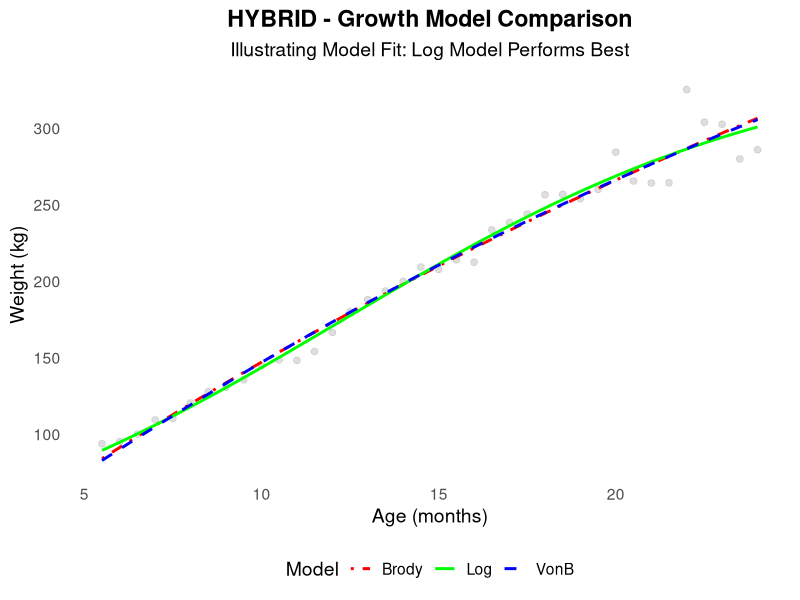
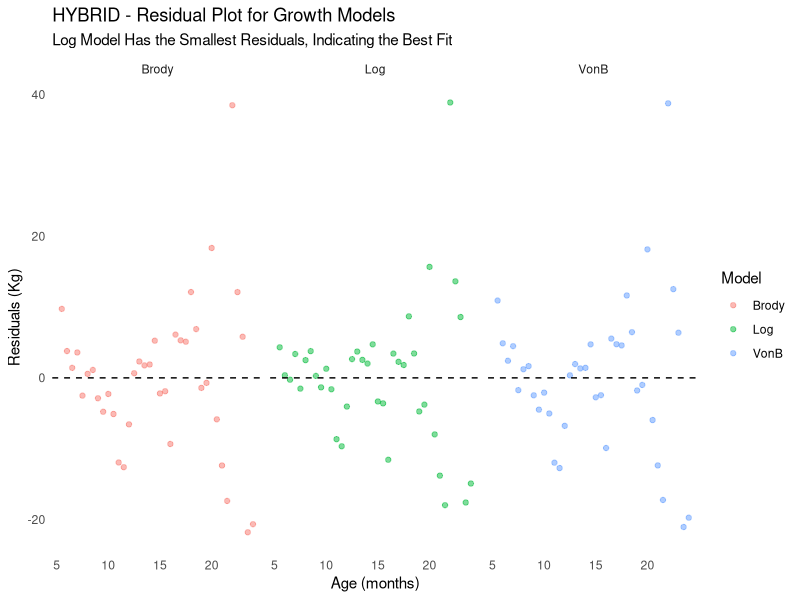
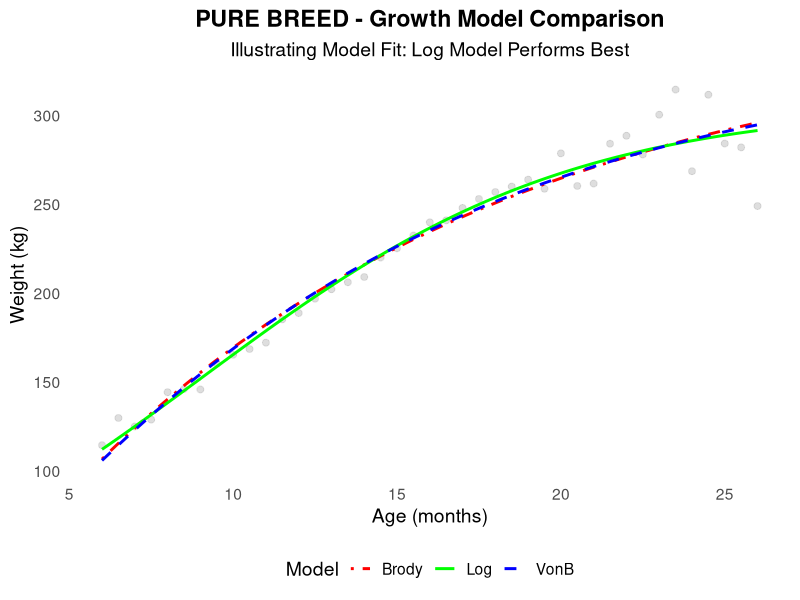
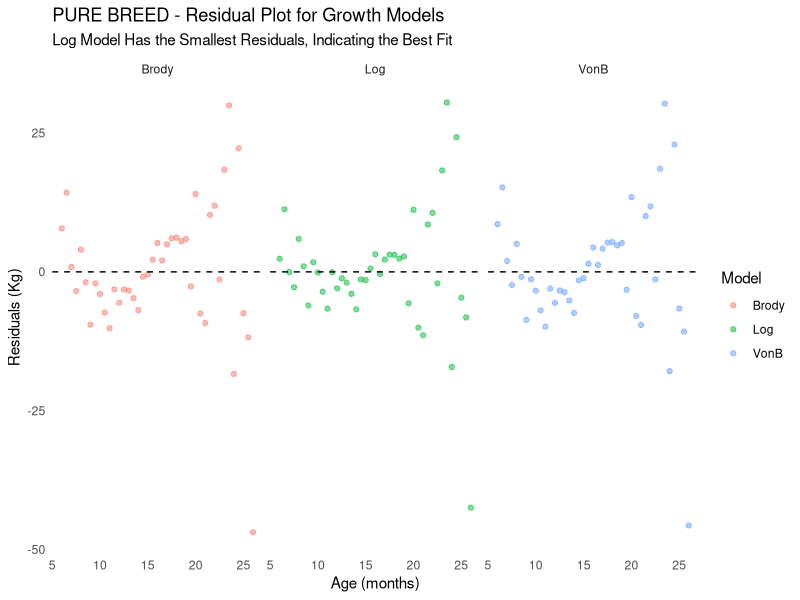
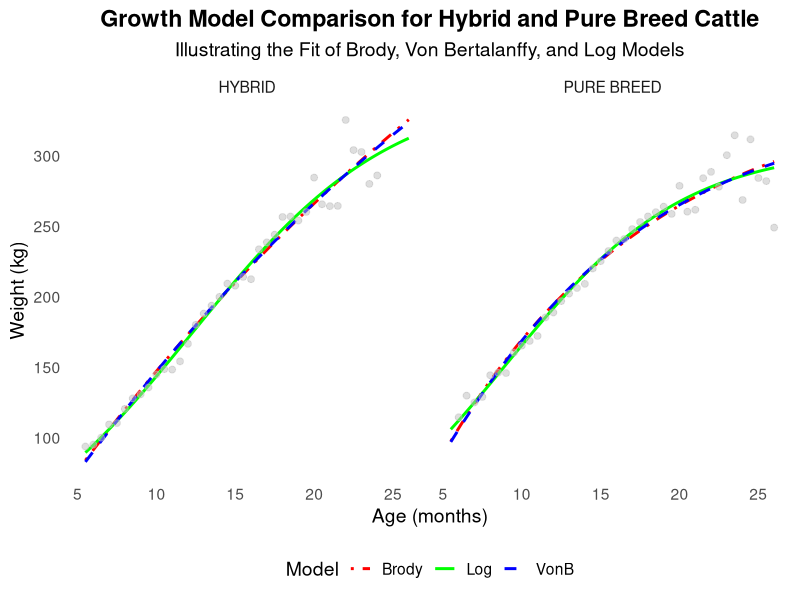

These figures' R source, in order:
# Livestock Growth Modelling Analysis
# Yusuf Omotosho
# 2024-05-23

# Set CRAN mirror
options(repos = c(CRAN = "https://cloud.r-project.org/"))

# Install and Load Required Packages
required_packages <- c("minpack.lm", "tidyverse", "readxl")

# Load libraries
library(nlme)
library(minpack.lm)
library(ggplot2)
library(dplyr)
library(readxl)
library(tidyr)
library(purrr)

# Load dataset
cattle_data <- read_excel("cattle_dataset.xlsx")

# Data Overview
print(head(cattle_data))
cat("\nStructure of the Data:\n")
str(cattle_data)

cat("\nSummary Statistics:\n")
print(summary(cattle_data))

# Breed type occurrences
breed_summary <- cattle_data %>% count(Breed_Group, name = "Occurrences")
print(breed_summary)

# Data Quality Checks
# Display any rows with non-finite values for diagnostic purposes
non_finite_rows <- cattle_data %>%
  filter(
    !is.finite(Age_Months) |  # Check for non-finite Age
    !is.finite(Weight_Kg) # Check for non-finite Weight
  )

if (nrow(non_finite_rows) > 0) {
  message("Non-finite values detected. Below are the rows with issues:")
  print(non_finite_rows)
} else {
  message("No non-finite values detected.")
}

# Check for missing values
cat("Missing Values:\n")
print(colSums(is.na(cattle_data)))

# Check for duplicate rows
cat("Duplicate Rows:\n")
print(nrow(cattle_data) - nrow(distinct(cattle_data)))

# Check for outliers using Z-score method
z_scores_Weight <- scale(cattle_data$Weight_Kg)
outliers_Weight <- which(abs(z_scores_Weight) > 3)
cat("Outliers Detected (Weight):\n")
print(outliers_Weight)

z_scores_age <- scale(cattle_data$Age_Months)
outliers_age <- which(abs(z_scores_age) > 3)
cat("Outliers Detected (Age):\n")
print(outliers_age)

# Growth Models
brody_model <- function(Age_Months, A, B, k) A * (1 - B * exp(-k * Age_Months))
vonB_model <- function(Age_Months, A, B, k) A * (1 - exp(-k * Age_Months))^B
log_model <- function(Age_Months, A, B, k) A / (1 + B * exp(-k * Age_Months))

# Model Fitting Function
fit_model <- function(model_func, data) {
  nlsLM(Weight_Kg ~ model_func(Age_Months, A, B, k), 
        data = data,
        start = list(A = 730, B = 0.5, k = 0.01),
        control = nls.lm.control(maxiter = 1000))
}

# Fit models per Breed Group
cattle_list <- split(cattle_data, cattle_data$Breed_Group)
fits <- lapply(cattle_list, function(df) {
  list(
    brody = fit_model(brody_model, df),
    vonB  = fit_model(vonB_model, df),
    log   = fit_model(log_model, df)
  )
})
names(fits) <- names(cattle_list)

# Print results
print(fits)

# Extract Parameters
# Function to extract coefficients from the fitted model
extract_params <- function(model) {
  as.data.frame(summary(model)$coefficients)  # Convert to a structured data frame
}

# Extract parameters for all models
params <- lapply(fits, function(models) {
  list(
    brody = extract_params(models$brody),
    vonB  = extract_params(models$vonB),
    log   = extract_params(models$log)
  )
})

# Convert list structure to a data frame
params_df <- do.call(rbind, lapply(names(params), function(name) {
  data.frame(
    Breed_Group  = name,
    brody_params = paste(capture.output(print(params[[name]]$brody)), collapse = " "),
    vonB_params  = paste(capture.output(print(params[[name]]$vonB)), collapse = " "),
    log_params   = paste(capture.output(print(params[[name]]$log)), collapse = " ")
  )
}))

# Print the formatted results
print(params_df)

# Model Comparison

# Function to compare models and extract AIC, BIC, and R²
compare_models <- function(model) {
  # Handle errors and non-converged models safely
  result <- tryCatch({
    if (!model$convInfo$isConv) return(c(AIC = NA, BIC = NA, R2 = NA))
    
    residuals <- model$m$resid()
    fitted <- model$m$fitted()
    actuals <- fitted + residuals
    
    AIC_val <- AIC(model)
    BIC_val <- BIC(model)
    R2_val <- 1 - sum(residuals^2) / sum((actuals - mean(actuals))^2)
    
    return(c(AIC = AIC_val, BIC = BIC_val, R2 = R2_val))
  }, error = function(e) {
    return(c(AIC = NA, BIC = NA, R2 = NA))
  })
  
  return(result)
}

# Apply `compare_models()` to each model in `fits`
model_metrics <- do.call(rbind, lapply(names(fits), function(name) {
  data.frame(
    Breed_Group   = name,
    brody_AIC     = compare_models(fits[[name]]$brody)["AIC"],
    brody_BIC     = compare_models(fits[[name]]$brody)["BIC"],
    brody_R2      = compare_models(fits[[name]]$brody)["R2"],
    vonB_AIC      = compare_models(fits[[name]]$vonB)["AIC"],
    vonB_BIC      = compare_models(fits[[name]]$vonB)["BIC"],
    vonB_R2       = compare_models(fits[[name]]$vonB)["R2"],
    log_AIC       = compare_models(fits[[name]]$log)["AIC"],
    log_BIC       = compare_models(fits[[name]]$log)["BIC"],
    log_R2        = compare_models(fits[[name]]$log)["R2"]
  )
}))

# Convert to a clean data frame
model_metrics <- as.data.frame(model_metrics)

# Print results
print(model_metrics)

# Convergence Check
check_convergence <- function(model) {
  conv_info <- tryCatch(model$convInfo, error = function(e) NULL)
  if (is.null(conv_info)) return(data.frame(Status = "Error: No convergence info"))
  data.frame(Status = if (conv_info$isConv) "Converged" else "Not Converged", Iterations = conv_info$finIter)
}

convergence_results <- map_dfr(names(fits), function(name) {
  data.frame(
    Breed_Group  = name,
    Brody_Status = check_convergence(fits[[name]]$brody)$Status,
    VonB_Status  = check_convergence(fits[[name]]$vonB)$Status,
    Log_Status   = check_convergence(fits[[name]]$log)$Status
  )
})
print(convergence_results)

# Visualization

# Function to plot all three models together for each breed
plot_growth_comparison <- function(fit, data, breed) {
  # Filter observed data for the specific breed
  observed_data <- data %>%
    filter(Breed_Group == breed)

  pred_data <- data.frame(Age_Months = seq(min(observed_data$Age_Months), max(observed_data$Age_Months), length.out = 100))
  
  # Generate predictions for each model
  pred_data$Brody <- predict(fit$brody, newdata = pred_data)
  pred_data$VonB <- predict(fit$vonB, newdata = pred_data)
  pred_data$Log <- predict(fit$log, newdata = pred_data)

  # Convert to long format for ggplot
  pred_data_long <- pred_data %>%
    pivot_longer(cols = c(Brody, VonB, Log), names_to = "Model", values_to = "Weight_Kg")

  # Create plot
  ggplot() +
    # Observed Data (Filtered to the Specific Breed)
    geom_point(data = observed_data, aes(x = Age_Months, y = Weight_Kg), size = 2, alpha = 0.5, color = "grey") +
    
    # Model Predictions
    geom_line(data = pred_data_long, aes(x = Age_Months, y = Weight_Kg, color = Model, linetype = Model), linewidth = 1) +
    
    scale_color_manual(values = c("red", "green", "blue")) +
    scale_linetype_manual(values = c("dotdash", "solid", "dashed")) +
    labs(
      title = paste(breed, "- Growth Model Comparison"),
      subtitle = "Illustrating Model Fit: Log Model Performs Best",
      x = "Age (months)", y = "Weight (kg)",
      color = "Model",
      linetype = "Model"
    ) +
    theme_minimal(base_size = 14) +
    theme(
      plot.title = element_text(hjust = 0.5, face = "bold"),
      plot.subtitle = element_text(hjust = 0.5),
      legend.position = "bottom",
      panel.grid = element_blank()
    )
}

# Function to plot residuals for each model
plot_residuals <- function(fit, data, breed) {
  # Filter observed data for the specific breed
  observed_data <- data %>%
    filter(Breed_Group == breed)

  # Compute residuals for each model
  observed_data$Residual_Brody <- observed_data$Weight_Kg - predict(fit$brody, newdata = observed_data)
  observed_data$Residual_VonB <- observed_data$Weight_Kg - predict(fit$vonB, newdata = observed_data)
  observed_data$Residual_Log <- observed_data$Weight_Kg - predict(fit$log, newdata = observed_data)

  # Convert to long format
  residuals_long <- observed_data %>%
    pivot_longer(cols = starts_with("Residual_"), names_to = "Model", values_to = "Residuals") %>%
    mutate(Model = gsub("Residual_", "", Model))

  # Create residual plot
  ggplot(residuals_long, aes(x = Age_Months, y = Residuals, color = Model)) +
    geom_point(alpha = 0.5) +
    geom_hline(yintercept = 0, linetype = "dashed") +
    facet_wrap(~Model) +
    labs(
      title = paste(breed, "- Residual Plot for Growth Models"),
      subtitle = "Log Model Has the Smallest Residuals, Indicating the Best Fit",
      x = "Age (months)", y = "Residuals (Kg)"
    ) +
    theme_minimal() +
    theme(panel.grid = element_blank())
}

# --- FUNCTION TO PLOT COMBINED GROWTH MODELS ACROSS BREEDS --- #
plot_combined_growth_models <- function(fits, data) {
  combined_data <- map_dfr(names(fits), function(breed) {
    pred_data <- data.frame(Age_Months = seq(min(data$Age_Months), max(data$Age_Months), length.out = 100))
    pred_data$Brody <- predict(fits[[breed]]$brody, newdata = pred_data)
    pred_data$VonB <- predict(fits[[breed]]$vonB, newdata = pred_data)
    pred_data$Log <- predict(fits[[breed]]$log, newdata = pred_data)
    pred_data$Breed <- breed
    
    pred_data %>%
      pivot_longer(cols = c(Brody, VonB, Log), names_to = "Model", values_to = "Weight_Kg")
  })

  # Create observed data subset with renamed breed group
  observed_data <- data %>%
    mutate(Breed = Breed_Group) %>%
    group_by(Breed)

  # Create combined plot
  ggplot() +
    # Model Predictions (colored lines)
    geom_line(data = combined_data, aes(x = Age_Months, y = Weight_Kg, color = Model, linetype = Model), linewidth = 1) +
    
    # Observed Data (black points for comparison)
    geom_point(data = observed_data, aes(x = Age_Months, y = Weight_Kg), size = 2, alpha = 0.5, color = "grey") +

    # Facet structure with 2 columns for better layout
    facet_wrap(~Breed, ncol = 2) +

    # Customize appearance
    scale_color_manual(values = c("red", "green", "blue")) +
    scale_linetype_manual(values = c("dotdash", "solid", "dashed")) +
    labs(
      title = "Growth Model Comparison for Hybrid and Pure Breed Cattle",
      subtitle = "Illustrating the Fit of Brody, Von Bertalanffy, and Log Models",
      x = "Age (months)", y = "Weight (kg)",
      color = "Model",
      linetype = "Model"
    ) +
    
    theme_minimal(base_size = 14) +
    theme(
      plot.title = element_text(hjust = 0.5, face = "bold"),
      plot.subtitle = element_text(hjust = 0.5),
      legend.position = "bottom",
      panel.grid = element_blank()
    )
}

# Generate and print plots for each breed group
walk(names(fits), function(breed) {
  print(plot_growth_comparison(fits[[breed]], cattle_data, breed))
  print(plot_residuals(fits[[breed]], cattle_data, breed))
})

# Generate and print the optimized combined growth model plot
print(plot_combined_growth_models(fits, cattle_data))
